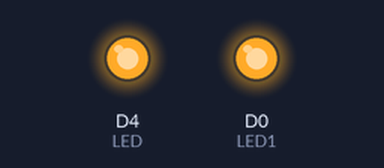
A sketch run on a simulated ESP8266 (NodeMCU). On the bench: output pins drawn as LEDs (lit = HIGH). WiFi joins after 1.5 s; servers stay silent unless stated; uploads are accepted with an empty reply; what the sketch prints to the serial monitor is not drawn.

Above: at 1.6 s.
At 61.8 s:
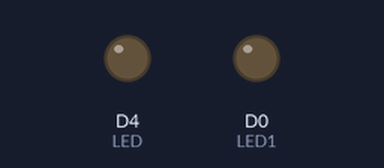
Timing chart, 0 to 123.4 s (numbered marks = the images above):
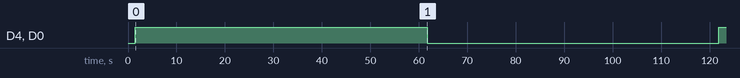

The sketch:

IoTHook-template-esp8266_nodeMCU.ino
```cpp
#include <ESP8266WiFi.h>
#include <ESP8266HTTPClient.h>

#define SERVER_IP "iothook.com"

#ifndef STASSID
#define STASSID "home"
#define STAPSK  "10203040"
#endif

int LED = D4; // 2; // esp nin ledi
int LED1 = D0; // 16; // board led

int durum = 3;

void setup() {

  Serial.begin(115200);

  Serial.println();
  Serial.println();
  Serial.println();

 /* חיבור לוויפי עם סיסמא ושם רשת */
  WiFi.begin(STASSID, STAPSK);

  while (WiFi.status() != WL_CONNECTED) {
    delay(500);
    Serial.print(".");
  }
  Serial.println("");
  Serial.print("Connected! IP address: ");
  Serial.println(WiFi.localIP());

  pinMode(LED, OUTPUT);
  pinMode(LED1, OUTPUT);

}

void loop() {

  // wait for WiFi connection
  if ((WiFi.status() == WL_CONNECTED)) {
    WiFiClient client;
    HTTPClient http;

    Serial.print("[HTTP] begin...\n");
    // configure traged server and url
    http.begin(client, "http://" SERVER_IP "/api/update/"); //HTTP
    http.addHeader("Content-Type", "application/json");

    digitalWrite(LED, !digitalRead(LED));
    digitalWrite(LED1, !digitalRead(LED1));

    Serial.print("[HTTP] POST...\n");
    // start connection and send HTTP header and body
    int httpCode = http.POST("{\"api_key\":\"1bccf7170a87abc6aef4f71a\",\"field_1\":\"" + String(durum) + "\"}");

    // httpCode will be negative on error
    if (httpCode > 0) {
      // HTTP header has been send and Server response header has been handled
      Serial.printf("[HTTP] POST... code: %d\n", httpCode);

      // file found at server
      if (httpCode == HTTP_CODE_OK) {
        const String& payload = http.getString();
        Serial.println("received payload:\n<<");
        Serial.println(">>");
      }
    } else {
      Serial.printf("[HTTP] POST... failed, error: %s\n", http.errorToString(httpCode).c_str());
    }

    http.end();
  }

  delay(60000);

}
```

Measured:
- by itself, D4 (LED), D0 (LED1): LOW → HIGH at 1.5 s, → LOW 60.2 s later, → HIGH 60.2 s later
